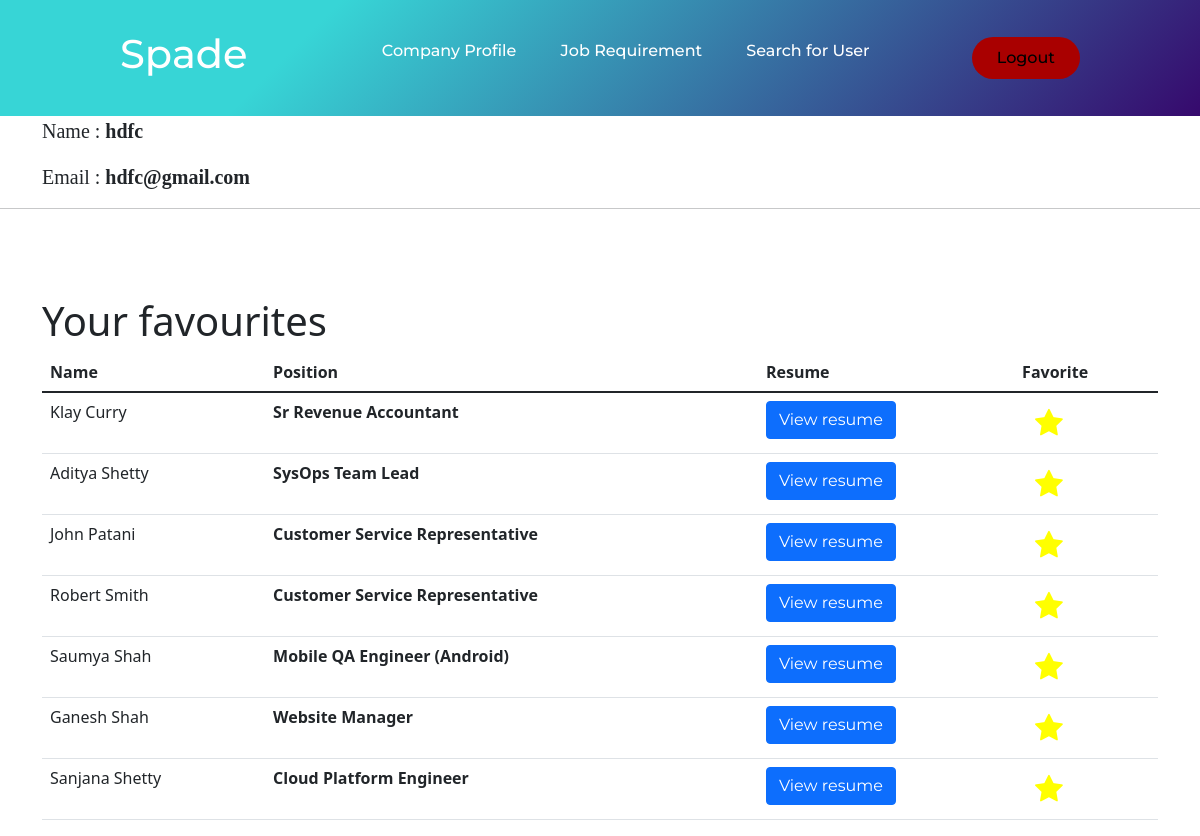
The page /companyprofile (signed in) on the database its author committed.
### app.py (models this page shows)
class Company(db.Model):
    sno = db.Column(db.Integer, primary_key=True)
    name = db.Column(db.String(200), nullable=False)
    username = db.Column(db.String(200), unique=True)
    password = db.Column(db.String(200), nullable=False)
    jobTitle = db.Column(db.String(200), nullable=True)
    pdf = db.Column(db.String(200), nullable=True)

class User(db.Model):
    sno = db.Column(db.Integer, primary_key=True)
    name = db.Column(db.String(200), nullable=False)
    username = db.Column(db.String(200), unique=True)
    password = db.Column(db.String(200), nullable=False)
    resume = db.Column(db.String(200), nullable=True)
    position = db.Column(db.String(200), nullable=True)

class Companyfavourite(db.Model):
    sno = db.Column(db.Integer, primary_key=True)
    companysno = db.Column(db.Integer, ForeignKey("company.sno"), nullable=False)
    usersno = db.Column(db.Integer, ForeignKey("user.sno"), nullable=False)

### app.py (the view)
@app.route("/companyprofile")
def companyprofile():
    if 'company' in session:
        username = session['company']
        user = Company.query.filter_by(username=username).first()
        companyfavourite = Companyfavourite.query.filter_by(companysno = user.sno)
        return render_template('companyprofile.html', user=user, companyfavourite=companyfavourite)
    return redirect(url_for('companylogin'))

### app.py (called while the page is built)
def userdetailsincompanyfavourite(usersno):
    return User.query.filter_by(sno=usersno).first()

@app.context_processor
def context_processor():
    return dict(userincompanyfavourite = userincompanyfavourite, userdetailsincompanyfavourite = userdetailsincompanyfavourite, companyjobreq=companyjobreq, percentagematch = percentagematch, companydetailsincompanyfavourite=companydetailsincompanyfavourite)

### templates/companyprofile.html (shortened to what this page needs)
{% extends 'companynavbar.html' %}
{% block companynavbar %}
<div class="container">
	<p style="font-size: 20px; font-family: serif, georgia">
		Name : <b>{{user.name}}</b>
	</p>
	<p style="font-size: 20px; font-family: serif, georgia">
		Email : <b>{{user.username}}</b>
	</p>
</div>
<hr />
<br /><br /><br />
<div class="container">
	{% if companyfavourite %}
	<h1>Your favourites</h1>
	<table class="table">
		<thead>
			<tr>
				<th>
					Name
				</th>
				<th>
					Position
				</th>
				<th>
					Resume
				</th>
				<th>
					Favorite
				</th>
			</tr>
		</thead>
		<tbody>
			{% for i in companyfavourite %}
			{% set user = userdetailsincompanyfavourite(i.usersno) %}
			<tr id="tr{{user.sno}}">
				<td>{{user.name}}</td>
				<td style="font-weight: bold">
					{% if user.position %}
					{{user.position}}
					{% else %}
					No Details
					{% endif %}
				</td>
				<td>
					{% if user.resume %}
					<a href="static/resumes/{{user.resume}}" class="btn btn-primary" target="__blank">
						View resume
					</a>
					{% else %}
					No Resume
					{% endif %}
				</td>
				<td>
					<div id="deletefavourite{{user.sno}}">
						<form class="deletefavourite" id="{{user.sno}}">
							<button type="submit" class="btn" class="update_form">
								<i type="submit" class="fa fa-star" style="color: yellow;font-size: 30px;"></i>
							</button>
						</form>
					</div>
				</td>
			</tr>
			{% endfor %}
		</tbody>
	</table>
	{% endif %}
</div>
{% endblock companynavbar %}

### static/css/style.css (style rules this page uses)
* { box-sizing: border-box; margin: 0; padding: 0; }
li, a, button { font-family: "Montserrat", sans-serif; font-weight: 500; font-size: 16px; text-decoration: none; }
a { color: white; }
button { padding: 9px 25px; background-color: rgb(169, 0, 0); border: none; border-radius: 50px; cursor: pointer; transition: all 0.3s ease 0s; }

### rows shown on the page
Company: name "hdfc", username "hdfc@gmail.com"
User: name "Klay Curry", position "Sr Revenue Accountant"
User: name "Aditya Shetty", position "SysOps Team Lead"
User: name "John Patani", position "Customer Service Representative"
User: name "Robert Smith", position "Customer Service Representative"
User: name "Saumya Shah", position "Mobile QA Engineer (Android)"
User: name "Ganesh Shah", position "Website Manager"
User: name "Sanjana Shetty", position "Cloud Platform Engineer"
